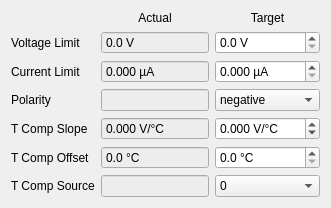
<?xml version="1.0" encoding="UTF-8"?>
<ui version="4.0">
 <class>Form</class>
 <widget class="QWidget" name="Form">
  <property name="geometry">
   <rect>
    <x>0</x>
    <y>0</y>
    <width>331</width>
    <height>187</height>
   </rect>
  </property>
  <property name="windowTitle">
   <string>Form</string>
  </property>
  <layout class="QGridLayout" name="gridLayout">
   <item row="0" column="1">
    <widget class="QLabel" name="label_actual">
     <property name="text">
      <string>Actual</string>
     </property>
     <property name="alignment">
      <set>Qt::AlignCenter</set>
     </property>
    </widget>
   </item>
   <item row="0" column="2">
    <widget class="QLabel" name="label_target">
     <property name="text">
      <string>Target</string>
     </property>
     <property name="alignment">
      <set>Qt::AlignCenter</set>
     </property>
    </widget>
   </item>
   <item row="1" column="0">
    <widget class="QLabel" name="label_12">
     <property name="text">
      <string>Voltage Limit</string>
     </property>
    </widget>
   </item>
   <item row="1" column="1">
    <widget class="QDoubleSpinBox" name="spin_actual_voltage_limit">
     <property name="sizePolicy">
      <sizepolicy hsizetype="MinimumExpanding" vsizetype="Fixed">
       <horstretch>0</horstretch>
       <verstretch>0</verstretch>
      </sizepolicy>
     </property>
     <property name="palette">
      <palette>
       <active>
        <colorrole role="Base">
         <brush brushstyle="SolidPattern">
          <color alpha="255">
           <red>237</red>
           <green>237</green>
           <blue>237</blue>
          </color>
         </brush>
        </colorrole>
       </active>
       <inactive>
        <colorrole role="Base">
         <brush brushstyle="SolidPattern">
          <color alpha="255">
           <red>237</red>
           <green>237</green>
           <blue>237</blue>
          </color>
         </brush>
        </colorrole>
       </inactive>
       <disabled>
        <colorrole role="Base">
         <brush brushstyle="SolidPattern">
          <color alpha="255">
           <red>255</red>
           <green>255</green>
           <blue>255</blue>
          </color>
         </brush>
        </colorrole>
       </disabled>
      </palette>
     </property>
     <property name="readOnly">
      <bool>true</bool>
     </property>
     <property name="buttonSymbols">
      <enum>QAbstractSpinBox::NoButtons</enum>
     </property>
     <property name="suffix">
      <string> V</string>
     </property>
     <property name="decimals">
      <number>1</number>
     </property>
     <property name="maximum">
      <double>10000.000000000000000</double>
     </property>
     <property name="singleStep">
      <double>0.100000000000000</double>
     </property>
    </widget>
   </item>
   <item row="1" column="2">
    <widget class="QDoubleSpinBox" name="spin_target_voltage_limit">
     <property name="sizePolicy">
      <sizepolicy hsizetype="MinimumExpanding" vsizetype="Fixed">
       <horstretch>0</horstretch>
       <verstretch>0</verstretch>
      </sizepolicy>
     </property>
     <property name="suffix">
      <string> V</string>
     </property>
     <property name="decimals">
      <number>1</number>
     </property>
     <property name="maximum">
      <double>10000.000000000000000</double>
     </property>
     <property name="singleStep">
      <double>0.100000000000000</double>
     </property>
    </widget>
   </item>
   <item row="2" column="0">
    <widget class="QLabel" name="label_11">
     <property name="text">
      <string>Current Limit</string>
     </property>
    </widget>
   </item>
   <item row="2" column="1">
    <widget class="QDoubleSpinBox" name="spin_actual_current_limit">
     <property name="sizePolicy">
      <sizepolicy hsizetype="MinimumExpanding" vsizetype="Fixed">
       <horstretch>0</horstretch>
       <verstretch>0</verstretch>
      </sizepolicy>
     </property>
     <property name="palette">
      <palette>
       <active>
        <colorrole role="Base">
         <brush brushstyle="SolidPattern">
          <color alpha="255">
           <red>237</red>
           <green>237</green>
           <blue>237</blue>
          </color>
         </brush>
        </colorrole>
       </active>
       <inactive>
        <colorrole role="Base">
         <brush brushstyle="SolidPattern">
          <color alpha="255">
           <red>237</red>
           <green>237</green>
           <blue>237</blue>
          </color>
         </brush>
        </colorrole>
       </inactive>
       <disabled>
        <colorrole role="Base">
         <brush brushstyle="SolidPattern">
          <color alpha="255">
           <red>255</red>
           <green>255</green>
           <blue>255</blue>
          </color>
         </brush>
        </colorrole>
       </disabled>
      </palette>
     </property>
     <property name="readOnly">
      <bool>true</bool>
     </property>
     <property name="buttonSymbols">
      <enum>QAbstractSpinBox::NoButtons</enum>
     </property>
     <property name="suffix">
      <string> µA</string>
     </property>
     <property name="decimals">
      <number>3</number>
     </property>
     <property name="maximum">
      <double>10000.000000000000000</double>
     </property>
     <property name="singleStep">
      <double>1.000000000000000</double>
     </property>
    </widget>
   </item>
   <item row="2" column="2">
    <widget class="QDoubleSpinBox" name="spin_target_current_limit">
     <property name="sizePolicy">
      <sizepolicy hsizetype="MinimumExpanding" vsizetype="Fixed">
       <horstretch>0</horstretch>
       <verstretch>0</verstretch>
      </sizepolicy>
     </property>
     <property name="suffix">
      <string> µA</string>
     </property>
     <property name="decimals">
      <number>3</number>
     </property>
     <property name="maximum">
      <double>20.000000000000000</double>
     </property>
     <property name="singleStep">
      <double>0.001000000000000</double>
     </property>
    </widget>
   </item>
   <item row="3" column="0">
    <widget class="QLabel" name="label_6">
     <property name="text">
      <string>Polarity</string>
     </property>
    </widget>
   </item>
   <item row="3" column="1">
    <widget class="QLineEdit" name="le_actual_polarity">
     <property name="palette">
      <palette>
       <active>
        <colorrole role="Base">
         <brush brushstyle="SolidPattern">
          <color alpha="255">
           <red>237</red>
           <green>237</green>
           <blue>237</blue>
          </color>
         </brush>
        </colorrole>
       </active>
       <inactive>
        <colorrole role="Base">
         <brush brushstyle="SolidPattern">
          <color alpha="255">
           <red>237</red>
           <green>237</green>
           <blue>237</blue>
          </color>
         </brush>
        </colorrole>
       </inactive>
       <disabled>
        <colorrole role="Base">
         <brush brushstyle="SolidPattern">
          <color alpha="255">
           <red>255</red>
           <green>255</green>
           <blue>255</blue>
          </color>
         </brush>
        </colorrole>
       </disabled>
      </palette>
     </property>
     <property name="readOnly">
      <bool>true</bool>
     </property>
    </widget>
   </item>
   <item row="3" column="2">
    <widget class="QComboBox" name="combo_target_polarity">
     <item>
      <property name="text">
       <string>negative</string>
      </property>
     </item>
     <item>
      <property name="text">
       <string>positive</string>
      </property>
     </item>
    </widget>
   </item>
   <item row="4" column="0">
    <widget class="QLabel" name="label_3">
     <property name="text">
      <string>T Comp Slope</string>
     </property>
    </widget>
   </item>
   <item row="4" column="1">
    <widget class="QDoubleSpinBox" name="spin_actual_tcomp_slope">
     <property name="sizePolicy">
      <sizepolicy hsizetype="MinimumExpanding" vsizetype="Fixed">
       <horstretch>0</horstretch>
       <verstretch>0</verstretch>
      </sizepolicy>
     </property>
     <property name="palette">
      <palette>
       <active>
        <colorrole role="Base">
         <brush brushstyle="SolidPattern">
          <color alpha="255">
           <red>237</red>
           <green>237</green>
           <blue>237</blue>
          </color>
         </brush>
        </colorrole>
       </active>
       <inactive>
        <colorrole role="Base">
         <brush brushstyle="SolidPattern">
          <color alpha="255">
           <red>237</red>
           <green>237</green>
           <blue>237</blue>
          </color>
         </brush>
        </colorrole>
       </inactive>
       <disabled>
        <colorrole role="Base">
         <brush brushstyle="SolidPattern">
          <color alpha="255">
           <red>255</red>
           <green>255</green>
           <blue>255</blue>
          </color>
         </brush>
        </colorrole>
       </disabled>
      </palette>
     </property>
     <property name="readOnly">
      <bool>true</bool>
     </property>
     <property name="buttonSymbols">
      <enum>QAbstractSpinBox::NoButtons</enum>
     </property>
     <property name="suffix">
      <string> V/°C</string>
     </property>
     <property name="decimals">
      <number>3</number>
     </property>
     <property name="minimum">
      <double>-9.999000000000001</double>
     </property>
     <property name="maximum">
      <double>9.999000000000001</double>
     </property>
     <property name="singleStep">
      <double>0.001000000000000</double>
     </property>
    </widget>
   </item>
   <item row="4" column="2">
    <widget class="QDoubleSpinBox" name="spin_target_tcomp_slope">
     <property name="sizePolicy">
      <sizepolicy hsizetype="MinimumExpanding" vsizetype="Fixed">
       <horstretch>0</horstretch>
       <verstretch>0</verstretch>
      </sizepolicy>
     </property>
     <property name="suffix">
      <string> V/°C</string>
     </property>
     <property name="decimals">
      <number>3</number>
     </property>
     <property name="minimum">
      <double>-9.999000000000001</double>
     </property>
     <property name="maximum">
      <double>9.999000000000001</double>
     </property>
     <property name="singleStep">
      <double>0.001000000000000</double>
     </property>
    </widget>
   </item>
   <item row="5" column="0">
    <widget class="QLabel" name="label_4">
     <property name="text">
      <string>T Comp Offset</string>
     </property>
    </widget>
   </item>
   <item row="5" column="1">
    <widget class="QDoubleSpinBox" name="spin_actual_tcomp_offset">
     <property name="sizePolicy">
      <sizepolicy hsizetype="MinimumExpanding" vsizetype="Fixed">
       <horstretch>0</horstretch>
       <verstretch>0</verstretch>
      </sizepolicy>
     </property>
     <property name="palette">
      <palette>
       <active>
        <colorrole role="Base">
         <brush brushstyle="SolidPattern">
          <color alpha="255">
           <red>237</red>
           <green>237</green>
           <blue>237</blue>
          </color>
         </brush>
        </colorrole>
       </active>
       <inactive>
        <colorrole role="Base">
         <brush brushstyle="SolidPattern">
          <color alpha="255">
           <red>237</red>
           <green>237</green>
           <blue>237</blue>
          </color>
         </brush>
        </colorrole>
       </inactive>
       <disabled>
        <colorrole role="Base">
         <brush brushstyle="SolidPattern">
          <color alpha="255">
           <red>255</red>
           <green>255</green>
           <blue>255</blue>
          </color>
         </brush>
        </colorrole>
       </disabled>
      </palette>
     </property>
     <property name="readOnly">
      <bool>true</bool>
     </property>
     <property name="buttonSymbols">
      <enum>QAbstractSpinBox::NoButtons</enum>
     </property>
     <property name="suffix">
      <string> °C</string>
     </property>
     <property name="decimals">
      <number>1</number>
     </property>
     <property name="minimum">
      <double>0.000000000000000</double>
     </property>
     <property name="maximum">
      <double>50.000000000000000</double>
     </property>
     <property name="singleStep">
      <double>0.100000000000000</double>
     </property>
    </widget>
   </item>
   <item row="5" column="2">
    <widget class="QDoubleSpinBox" name="spin_target_tcomp_offset">
     <property name="sizePolicy">
      <sizepolicy hsizetype="MinimumExpanding" vsizetype="Fixed">
       <horstretch>0</horstretch>
       <verstretch>0</verstretch>
      </sizepolicy>
     </property>
     <property name="suffix">
      <string> °C</string>
     </property>
     <property name="decimals">
      <number>1</number>
     </property>
     <property name="minimum">
      <double>0.000000000000000</double>
     </property>
     <property name="maximum">
      <double>500.000000000000000</double>
     </property>
     <property name="singleStep">
      <double>0.100000000000000</double>
     </property>
    </widget>
   </item>
   <item row="6" column="0">
    <widget class="QLabel" name="label_5">
     <property name="text">
      <string>T Comp Source</string>
     </property>
    </widget>
   </item>
   <item row="6" column="1">
    <widget class="QLineEdit" name="le_actual_tcomp_source">
     <property name="palette">
      <palette>
       <active>
        <colorrole role="Base">
         <brush brushstyle="SolidPattern">
          <color alpha="255">
           <red>237</red>
           <green>237</green>
           <blue>237</blue>
          </color>
         </brush>
        </colorrole>
       </active>
       <inactive>
        <colorrole role="Base">
         <brush brushstyle="SolidPattern">
          <color alpha="255">
           <red>237</red>
           <green>237</green>
           <blue>237</blue>
          </color>
         </brush>
        </colorrole>
       </inactive>
       <disabled>
        <colorrole role="Base">
         <brush brushstyle="SolidPattern">
          <color alpha="255">
           <red>255</red>
           <green>255</green>
           <blue>255</blue>
          </color>
         </brush>
        </colorrole>
       </disabled>
      </palette>
     </property>
     <property name="readOnly">
      <bool>true</bool>
     </property>
    </widget>
   </item>
   <item row="6" column="2">
    <widget class="QComboBox" name="combo_target_tcomp_source">
     <item>
      <property name="text">
       <string>0</string>
      </property>
     </item>
     <item>
      <property name="text">
       <string>1</string>
      </property>
     </item>
     <item>
      <property name="text">
       <string>2</string>
      </property>
     </item>
     <item>
      <property name="text">
       <string>3</string>
      </property>
     </item>
     <item>
      <property name="text">
       <string>off</string>
      </property>
     </item>
    </widget>
   </item>
  </layout>
 </widget>
 <resources/>
 <connections/>
</ui>
